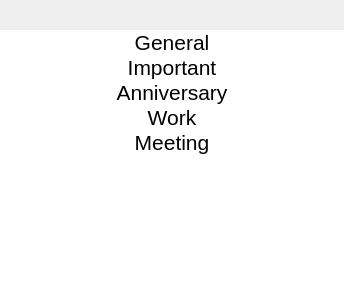
<?xml version="1.0" encoding="UTF-8"?>
<ui version="4.0">
 <class>CategorySelector</class>
 <widget class="QDialog" name="CategorySelector">
  <property name="geometry">
   <rect>
    <x>0</x>
    <y>0</y>
    <width>344</width>
    <height>307</height>
   </rect>
  </property>
  <property name="sizePolicy">
   <sizepolicy hsizetype="Minimum" vsizetype="Minimum">
    <horstretch>0</horstretch>
    <verstretch>0</verstretch>
   </sizepolicy>
  </property>
  <property name="contextMenuPolicy">
   <enum>Qt::DefaultContextMenu</enum>
  </property>
  <property name="windowTitle">
   <string>Dialog</string>
  </property>
  <property name="styleSheet">
   <string notr="true"/>
  </property>
  <layout class="QHBoxLayout" name="horizontalLayout">
   <property name="leftMargin">
    <number>0</number>
   </property>
   <property name="topMargin">
    <number>0</number>
   </property>
   <property name="rightMargin">
    <number>0</number>
   </property>
   <property name="bottomMargin">
    <number>0</number>
   </property>
   <item>
    <widget class="CategoryListWidget" name="listWidget">
     <property name="styleSheet">
      <string notr="true">QListWidget
{
	padding-top:30;
	border-top-left-radius:20;
	border-bottom-left-radius:20;
}</string>
     </property>
     <property name="frameShape">
      <enum>QFrame::NoFrame</enum>
     </property>
     <property name="verticalScrollBarPolicy">
      <enum>Qt::ScrollBarAlwaysOff</enum>
     </property>
     <property name="horizontalScrollBarPolicy">
      <enum>Qt::ScrollBarAlwaysOff</enum>
     </property>
     <property name="sizeAdjustPolicy">
      <enum>QAbstractScrollArea::AdjustToContentsOnFirstShow</enum>
     </property>
     <property name="autoScroll">
      <bool>true</bool>
     </property>
     <property name="tabKeyNavigation">
      <bool>false</bool>
     </property>
     <property name="iconSize">
      <size>
       <width>32</width>
       <height>32</height>
      </size>
     </property>
     <property name="flow">
      <enum>QListView::TopToBottom</enum>
     </property>
     <property name="isWrapping" stdset="0">
      <bool>false</bool>
     </property>
     <property name="resizeMode">
      <enum>QListView::Fixed</enum>
     </property>
     <property name="layoutMode">
      <enum>QListView::SinglePass</enum>
     </property>
     <property name="modelColumn">
      <number>0</number>
     </property>
     <property name="uniformItemSizes">
      <bool>false</bool>
     </property>
     <property name="wordWrap">
      <bool>false</bool>
     </property>
     <property name="selectionRectVisible">
      <bool>false</bool>
     </property>
     <property name="currentRow">
      <number>-1</number>
     </property>
     <property name="sortingEnabled">
      <bool>false</bool>
     </property>
     <item>
      <property name="text">
       <string>General</string>
      </property>
      <property name="font">
       <font>
        <family>Segoe UI</family>
        <pointsize>16</pointsize>
       </font>
      </property>
      <property name="textAlignment">
       <set>AlignCenter</set>
      </property>
      <property name="icon">
       <iconset resource="IconRes.qrc">
        <normaloff>:/Note/Category/images/g.png</normaloff>:/Note/Category/images/g.png</iconset>
      </property>
      <property name="flags">
       <set>ItemIsSelectable|ItemIsUserCheckable|ItemIsEnabled</set>
      </property>
     </item>
     <item>
      <property name="text">
       <string>Important</string>
      </property>
      <property name="font">
       <font>
        <pointsize>16</pointsize>
       </font>
      </property>
      <property name="textAlignment">
       <set>AlignCenter</set>
      </property>
      <property name="icon">
       <iconset resource="IconRes.qrc">
        <normaloff>:/Note/Category/images/exclamation.png</normaloff>:/Note/Category/images/exclamation.png</iconset>
      </property>
     </item>
     <item>
      <property name="text">
       <string>Anniversary</string>
      </property>
      <property name="font">
       <font>
        <pointsize>16</pointsize>
       </font>
      </property>
      <property name="textAlignment">
       <set>AlignCenter</set>
      </property>
      <property name="icon">
       <iconset resource="IconRes.qrc">
        <normaloff>:/Note/Category/images/wine.png</normaloff>:/Note/Category/images/wine.png</iconset>
      </property>
     </item>
     <item>
      <property name="text">
       <string>Work</string>
      </property>
      <property name="font">
       <font>
        <pointsize>16</pointsize>
       </font>
      </property>
      <property name="textAlignment">
       <set>AlignCenter</set>
      </property>
      <property name="icon">
       <iconset resource="IconRes.qrc">
        <normaloff>:/Note/Category/images/work.png</normaloff>:/Note/Category/images/work.png</iconset>
      </property>
     </item>
     <item>
      <property name="text">
       <string>Meeting</string>
      </property>
      <property name="font">
       <font>
        <pointsize>16</pointsize>
       </font>
      </property>
      <property name="textAlignment">
       <set>AlignCenter</set>
      </property>
      <property name="icon">
       <iconset resource="IconRes.qrc">
        <normaloff>:/Note/Category/images/chat.png</normaloff>:/Note/Category/images/chat.png</iconset>
      </property>
     </item>
    </widget>
   </item>
  </layout>
 </widget>
 <customwidgets>
  <customwidget>
   <class>CategoryListWidget</class>
   <extends>QListWidget</extends>
   <header>categorylistwidget.h</header>
  </customwidget>
 </customwidgets>
 <resources>
  <include location="IconRes.qrc"/>
 </resources>
 <connections/>
</ui>
